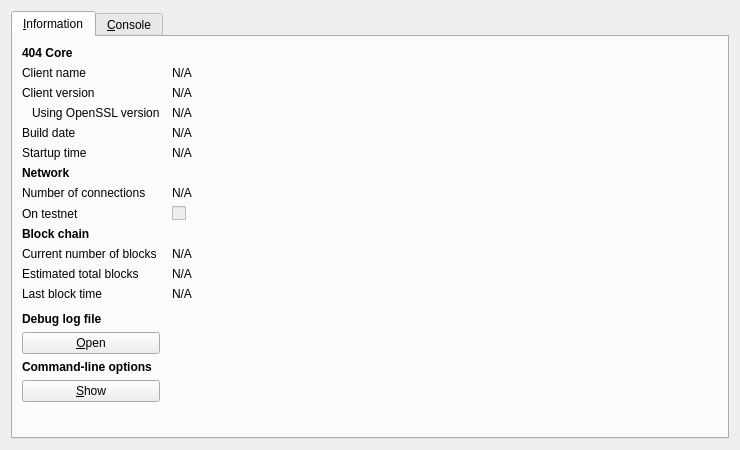
<?xml version="1.0" encoding="UTF-8"?>
<ui version="4.0">
 <class>RPCConsole</class>
 <widget class="QDialog" name="RPCConsole">
  <property name="geometry">
   <rect>
    <x>0</x>
    <y>0</y>
    <width>740</width>
    <height>450</height>
   </rect>
  </property>
  <property name="windowTitle">
   <string>404 - Debug window</string>
  </property>
  <layout class="QVBoxLayout" name="verticalLayout_2">
   <item>
    <widget class="QTabWidget" name="tabWidget">
     <property name="currentIndex">
      <number>0</number>
     </property>
     <widget class="QWidget" name="tab_info">
      <attribute name="title">
       <string>&amp;Information</string>
      </attribute>
      <layout class="QGridLayout" name="gridLayout" columnstretch="0,1">
       <property name="horizontalSpacing">
        <number>12</number>
       </property>
       <item row="0" column="0">
        <widget class="QLabel" name="label_9">
         <property name="font">
          <font>
           <weight>75</weight>
           <bold>true</bold>
          </font>
         </property>
         <property name="text">
          <string>404 Core</string>
         </property>
        </widget>
       </item>
       <item row="1" column="0">
        <widget class="QLabel" name="label_5">
         <property name="text">
          <string>Client name</string>
         </property>
        </widget>
       </item>
       <item row="1" column="1">
        <widget class="QLabel" name="clientName">
         <property name="cursor">
          <cursorShape>IBeamCursor</cursorShape>
         </property>
         <property name="text">
          <string>N/A</string>
         </property>
         <property name="textFormat">
          <enum>Qt::PlainText</enum>
         </property>
         <property name="textInteractionFlags">
          <set>Qt::LinksAccessibleByMouse|Qt::TextSelectableByKeyboard|Qt::TextSelectableByMouse</set>
         </property>
        </widget>
       </item>
       <item row="2" column="0">
        <widget class="QLabel" name="label_6">
         <property name="text">
          <string>Client version</string>
         </property>
        </widget>
       </item>
       <item row="2" column="1">
        <widget class="QLabel" name="clientVersion">
         <property name="cursor">
          <cursorShape>IBeamCursor</cursorShape>
         </property>
         <property name="text">
          <string>N/A</string>
         </property>
         <property name="textFormat">
          <enum>Qt::PlainText</enum>
         </property>
         <property name="textInteractionFlags">
          <set>Qt::LinksAccessibleByMouse|Qt::TextSelectableByKeyboard|Qt::TextSelectableByMouse</set>
         </property>
        </widget>
       </item>
       <item row="3" column="0">
        <widget class="QLabel" name="label_14">
         <property name="text">
          <string>Using OpenSSL version</string>
         </property>
         <property name="indent">
          <number>10</number>
         </property>
        </widget>
       </item>
       <item row="3" column="1">
        <widget class="QLabel" name="openSSLVersion">
         <property name="cursor">
          <cursorShape>IBeamCursor</cursorShape>
         </property>
         <property name="text">
          <string>N/A</string>
         </property>
         <property name="textFormat">
          <enum>Qt::PlainText</enum>
         </property>
         <property name="textInteractionFlags">
          <set>Qt::LinksAccessibleByMouse|Qt::TextSelectableByKeyboard|Qt::TextSelectableByMouse</set>
         </property>
        </widget>
       </item>
       <item row="4" column="0">
        <widget class="QLabel" name="label_12">
         <property name="text">
          <string>Build date</string>
         </property>
        </widget>
       </item>
       <item row="4" column="1">
        <widget class="QLabel" name="buildDate">
         <property name="cursor">
          <cursorShape>IBeamCursor</cursorShape>
         </property>
         <property name="text">
          <string>N/A</string>
         </property>
         <property name="textFormat">
          <enum>Qt::PlainText</enum>
         </property>
         <property name="textInteractionFlags">
          <set>Qt::LinksAccessibleByMouse|Qt::TextSelectableByKeyboard|Qt::TextSelectableByMouse</set>
         </property>
        </widget>
       </item>
       <item row="5" column="0">
        <widget class="QLabel" name="label_13">
         <property name="text">
          <string>Startup time</string>
         </property>
        </widget>
       </item>
       <item row="5" column="1">
        <widget class="QLabel" name="startupTime">
         <property name="cursor">
          <cursorShape>IBeamCursor</cursorShape>
         </property>
         <property name="text">
          <string>N/A</string>
         </property>
         <property name="textFormat">
          <enum>Qt::PlainText</enum>
         </property>
         <property name="textInteractionFlags">
          <set>Qt::LinksAccessibleByMouse|Qt::TextSelectableByKeyboard|Qt::TextSelectableByMouse</set>
         </property>
        </widget>
       </item>
       <item row="6" column="0">
        <widget class="QLabel" name="label_11">
         <property name="font">
          <font>
           <weight>75</weight>
           <bold>true</bold>
          </font>
         </property>
         <property name="text">
          <string>Network</string>
         </property>
        </widget>
       </item>
       <item row="7" column="0">
        <widget class="QLabel" name="label_7">
         <property name="text">
          <string>Number of connections</string>
         </property>
        </widget>
       </item>
       <item row="7" column="1">
        <widget class="QLabel" name="numberOfConnections">
         <property name="cursor">
          <cursorShape>IBeamCursor</cursorShape>
         </property>
         <property name="text">
          <string>N/A</string>
         </property>
         <property name="textFormat">
          <enum>Qt::PlainText</enum>
         </property>
         <property name="textInteractionFlags">
          <set>Qt::LinksAccessibleByMouse|Qt::TextSelectableByKeyboard|Qt::TextSelectableByMouse</set>
         </property>
        </widget>
       </item>
       <item row="8" column="0">
        <widget class="QLabel" name="label_8">
         <property name="text">
          <string>On testnet</string>
         </property>
        </widget>
       </item>
       <item row="8" column="1">
        <widget class="QCheckBox" name="isTestNet">
         <property name="enabled">
          <bool>false</bool>
         </property>
         <property name="text">
          <string/>
         </property>
        </widget>
       </item>
       <item row="9" column="0">
        <widget class="QLabel" name="label_10">
         <property name="font">
          <font>
           <weight>75</weight>
           <bold>true</bold>
          </font>
         </property>
         <property name="text">
          <string>Block chain</string>
         </property>
        </widget>
       </item>
       <item row="10" column="0">
        <widget class="QLabel" name="label_3">
         <property name="text">
          <string>Current number of blocks</string>
         </property>
        </widget>
       </item>
       <item row="10" column="1">
        <widget class="QLabel" name="numberOfBlocks">
         <property name="cursor">
          <cursorShape>IBeamCursor</cursorShape>
         </property>
         <property name="text">
          <string>N/A</string>
         </property>
         <property name="textFormat">
          <enum>Qt::PlainText</enum>
         </property>
         <property name="textInteractionFlags">
          <set>Qt::LinksAccessibleByMouse|Qt::TextSelectableByKeyboard|Qt::TextSelectableByMouse</set>
         </property>
        </widget>
       </item>
       <item row="11" column="0">
        <widget class="QLabel" name="label_4">
         <property name="text">
          <string>Estimated total blocks</string>
         </property>
        </widget>
       </item>
       <item row="11" column="1">
        <widget class="QLabel" name="totalBlocks">
         <property name="cursor">
          <cursorShape>IBeamCursor</cursorShape>
         </property>
         <property name="text">
          <string>N/A</string>
         </property>
         <property name="textFormat">
          <enum>Qt::PlainText</enum>
         </property>
         <property name="textInteractionFlags">
          <set>Qt::LinksAccessibleByMouse|Qt::TextSelectableByKeyboard|Qt::TextSelectableByMouse</set>
         </property>
        </widget>
       </item>
       <item row="12" column="0">
        <widget class="QLabel" name="label_2">
         <property name="text">
          <string>Last block time</string>
         </property>
        </widget>
       </item>
       <item row="12" column="1">
        <widget class="QLabel" name="lastBlockTime">
         <property name="cursor">
          <cursorShape>IBeamCursor</cursorShape>
         </property>
         <property name="text">
          <string>N/A</string>
         </property>
         <property name="textFormat">
          <enum>Qt::PlainText</enum>
         </property>
         <property name="textInteractionFlags">
          <set>Qt::LinksAccessibleByMouse|Qt::TextSelectableByKeyboard|Qt::TextSelectableByMouse</set>
         </property>
        </widget>
       </item>
       <item row="13" column="0">
        <spacer name="verticalSpacer_2">
         <property name="orientation">
          <enum>Qt::Vertical</enum>
         </property>
         <property name="sizeHint" stdset="0">
          <size>
           <width>20</width>
           <height>20</height>
          </size>
         </property>
        </spacer>
       </item>
       <item row="14" column="0">
        <widget class="QLabel" name="labelDebugLogfile">
         <property name="font">
          <font>
           <weight>75</weight>
           <bold>true</bold>
          </font>
         </property>
         <property name="text">
          <string>Debug log file</string>
         </property>
        </widget>
       </item>
       <item row="15" column="0">
        <widget class="QPushButton" name="openDebugLogfileButton">
         <property name="toolTip">
          <string>Open the 404 debug log file from the current data directory. This can take a few seconds for large log files.</string>
         </property>
         <property name="text">
          <string>&amp;Open</string>
         </property>
         <property name="autoDefault">
          <bool>false</bool>
         </property>
        </widget>
       </item>
       <item row="16" column="0">
        <widget class="QLabel" name="labelCLOptions">
         <property name="font">
          <font>
           <weight>75</weight>
           <bold>true</bold>
          </font>
         </property>
         <property name="text">
          <string>Command-line options</string>
         </property>
        </widget>
       </item>
       <item row="17" column="0">
        <widget class="QPushButton" name="showCLOptionsButton">
         <property name="toolTip">
          <string>Show the 404-Qt help message to get a list with possible 404 command-line options.</string>
         </property>
         <property name="text">
          <string>&amp;Show</string>
         </property>
         <property name="autoDefault">
          <bool>false</bool>
         </property>
        </widget>
       </item>
       <item row="18" column="0">
        <spacer name="verticalSpacer">
         <property name="orientation">
          <enum>Qt::Vertical</enum>
         </property>
         <property name="sizeHint" stdset="0">
          <size>
           <width>20</width>
           <height>40</height>
          </size>
         </property>
        </spacer>
       </item>
      </layout>
     </widget>
     <widget class="QWidget" name="tab_console">
      <attribute name="title">
       <string>&amp;Console</string>
      </attribute>
      <layout class="QVBoxLayout" name="verticalLayout_3">
       <property name="spacing">
        <number>3</number>
       </property>
       <item>
        <widget class="QTextEdit" name="messagesWidget">
         <property name="minimumSize">
          <size>
           <width>0</width>
           <height>100</height>
          </size>
         </property>
         <property name="readOnly">
          <bool>true</bool>
         </property>
         <property name="tabKeyNavigation" stdset="0">
          <bool>false</bool>
         </property>
         <property name="columnCount" stdset="0">
          <number>2</number>
         </property>
        </widget>
       </item>
       <item>
        <layout class="QHBoxLayout" name="horizontalLayout">
         <property name="spacing">
          <number>3</number>
         </property>
         <item>
          <widget class="QLabel" name="label">
           <property name="text">
            <string notr="true">&gt;</string>
           </property>
          </widget>
         </item>
         <item>
          <widget class="QLineEdit" name="lineEdit"/>
         </item>
         <item>
          <widget class="QPushButton" name="clearButton">
           <property name="maximumSize">
            <size>
             <width>24</width>
             <height>24</height>
            </size>
           </property>
           <property name="toolTip">
            <string>Clear console</string>
           </property>
           <property name="text">
            <string/>
           </property>
           <property name="icon">
            <iconset resource="../bitcoin.qrc">
             <normaloff>:/icons/remove</normaloff>:/icons/remove</iconset>
           </property>
           <property name="shortcut">
            <string notr="true">Ctrl+L</string>
           </property>
           <property name="autoDefault">
            <bool>false</bool>
           </property>
          </widget>
         </item>
        </layout>
       </item>
      </layout>
     </widget>
    </widget>
   </item>
  </layout>
 </widget>
 <resources>
  <include location="../bitcoin.qrc"/>
 </resources>
 <connections/>
</ui>
